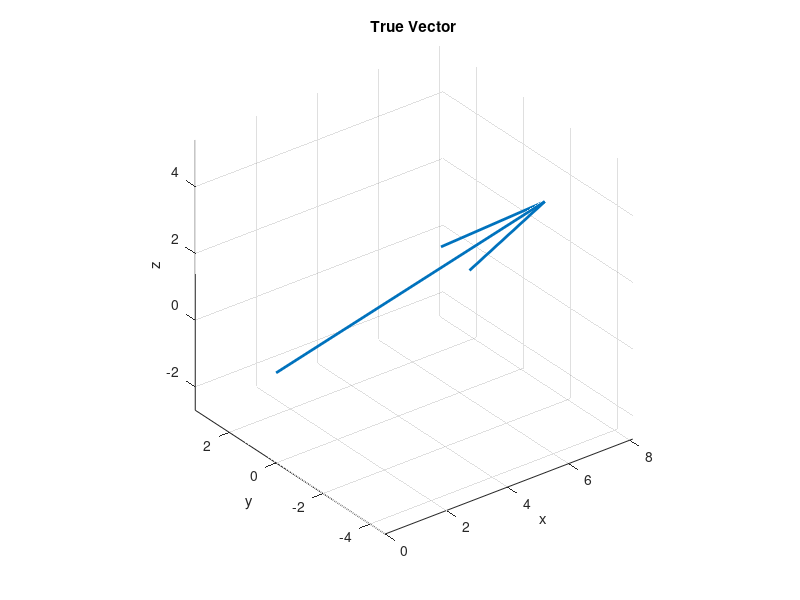
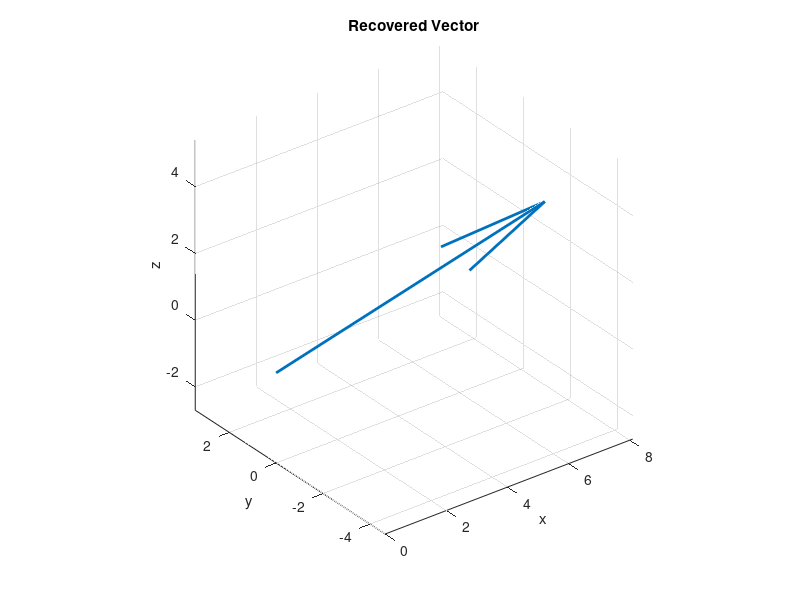

The MATLAB source for these figures, in order:
clear; clc; close all;

% ------------------------------------------------
% TRUE VECTOR
% ------------------------------------------------
m_true = [9; -1; 3];

figure
quiver3(0,0,0,m_true(1),m_true(2),m_true(3),'LineWidth',2)
grid on
axis equal
title('True Vector')
xlabel('x'); ylabel('y'); zlabel('z')

% ------------------------------------------------
% NOISE CONTROL
% ------------------------------------------------
epsilon = 0;    % measurement noise
lambda  = 0.0; % regularization strength

% ------------------------------------------------
% ANGLE SAMPLING
% ------------------------------------------------
theta_list = linspace(0.2,1.2,8);
phi_list   = linspace(0,2*pi,8);

A = [];
b = [];

% ------------------------------------------------
% BUILD SYSTEM
% ------------------------------------------------
for j = 1:length(phi_list)

    phi = phi_list(j);

    for i = 1:length(theta_list)

        theta = theta_list(i);

        k = [
            sin(theta)*cos(phi)
            sin(theta)*sin(phi)
            cos(theta)
        ];

        s_true  = dot(k,m_true);
        s_noisy = s_true + epsilon*randn;

        A = [A ; k'];
        b = [b ; s_noisy];

    end
end

% ------------------------------------------------
% REGULARIZED SOLUTION
% ------------------------------------------------
m_rec = (A'*A + lambda*eye(3)) \ (A'*b);

disp('True vector:')
disp(m_true)

disp('Recovered vector:')
disp(m_rec)

% ------------------------------------------------
% PLOT RECONSTRUCTED VECTOR
% ------------------------------------------------
figure
quiver3(0,0,0,m_rec(1),m_rec(2),m_rec(3),'LineWidth',2)
grid on
axis equal
title('Recovered Vector')
xlabel('x'); ylabel('y'); zlabel('z')
